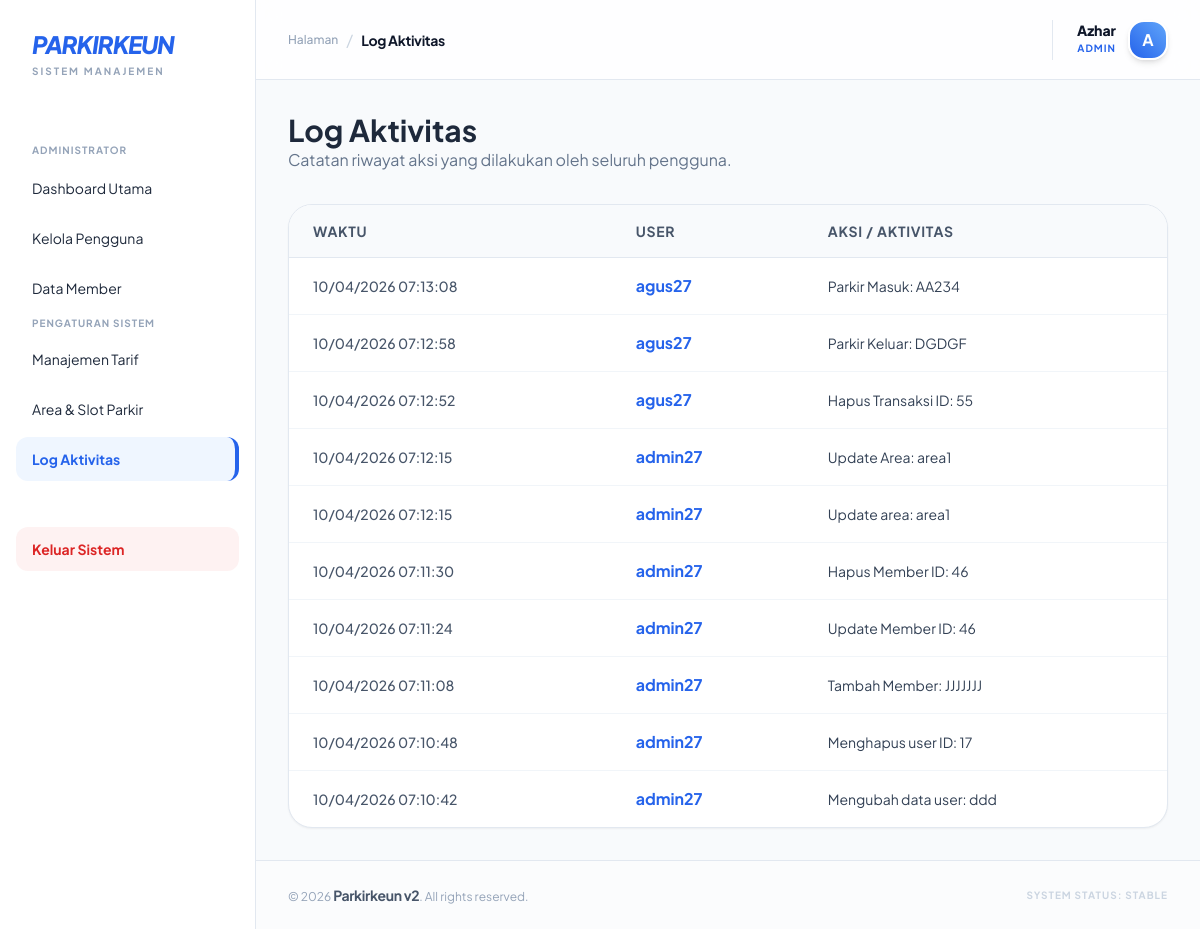
Screenshot of /public/admin/log (signed in) with the database file from the repository.
### tables this page shows
CREATE TABLE `tb_log_aktivitas` (
  `id_log` int(11) NOT NULL,
  `id_user` int(11) DEFAULT NULL,
  `aktivitas` varchar(100) DEFAULT NULL,
  `waktu_aktivitas` datetime DEFAULT NULL
);

CREATE TABLE `tb_user` (
  `id_user` int(11) NOT NULL,
  `nama_lengkap` varchar(25) DEFAULT NULL,
  `username` varchar(25) DEFAULT NULL,
  `password` varchar(25) DEFAULT NULL,
  `role` enum('admin','petugas','owner') DEFAULT NULL,
  `status_aktif` tinyint(1) DEFAULT NULL
);

### app/core/Controller.php (called while the page is built, shortened)
<?php
class Controller {
    public function view($view, $data = []) {
        require_once '../app/views/' . $view . '.php';
    }
    public function model($model) {
        return new $model;
    }
}

### app/controllers/Admin.php (called while the page is built, shortened)
<?php
class Admin extends Controller {
    public function log() {
        $data['judul'] = 'Log Aktivitas';
        $data['logs'] = $this->model('Parkir_model')->getLogs();
        $this->view('admin/log', $data);
    }
}

### app/core/App.php (called while the page is built, shortened)
<?php
class App {
    protected $method = 'index';
    protected $params = [];
    public function __construct() {
        $url = $this->parseURL();
        if (isset($url[0])) {
            $url[0] = ucfirst($url[0]);
            if (file_exists('../app/controllers/' . $url[0] . '.php')) {
                unset($url[0]);
            }
        }
        $this->controller = new $this->controller;
        if (isset($url[1])) {
            if (method_exists($this->controller, $url[1])) {
                $this->method = $url[1];
            }
        }
        call_user_func_array([$this->controller, $this->method], $this->params);
    }
    public function parseURL() {
        if (isset($_GET['url'])) {
            $url = rtrim($_GET['url'], '/');
            $url = filter_var($url, FILTER_SANITIZE_URL);
            return explode('/', $url);
        }
        return [];
    }
}

### public/index.php (called while the page is built, shortened)
<?php
$app = new App;

### app/core/Database.php (called while the page is built, shortened)
<?php
class Database {
    private $host = DB_HOST;
    private $user = DB_USER;
    private $pass = DB_PASS;
    private $db_name = DB_NAME;
    private $dbh;
    private $stmt;
    public function __construct() {
        $dsn = 'mysql:host=' . $this->host . ';dbname=' . $this->db_name;
        $option = [
            PDO::ATTR_PERSISTENT => true,
            PDO::ATTR_ERRMODE => PDO::ERRMODE_EXCEPTION
        ];
        try {
            $this->dbh = new PDO($dsn, $this->user, $this->pass, $option);
        } catch(PDOException $e) {
            die($e->getMessage());
        }
    }
    public function query($query) {
        $this->stmt = $this->dbh->prepare($query);
    }
    public function execute() {
        return $this->stmt->execute();
    }
    public function resultSet() {
        $this->execute();
        return $this->stmt->fetchAll(PDO::FETCH_ASSOC);
    }
}

### app/models/Parkir_model.php (called while the page is built, shortened)
<?php
class Parkir_model {
    private $db;
    public function __construct() {
        $this->db = new Database;
    }
    public function getLogs() {
        $this->db->query("SELECT l.*, u.username FROM tb_log_aktivitas l
                          JOIN tb_user u ON l.id_user = u.id_user
                          ORDER BY l.waktu_aktivitas DESC LIMIT 10");
        return $this->db->resultSet();
    }
}

### app/views/admin/log.php (the view)
<div class="mb-8">
    <h1 class="text-3xl font-bold text-slate-800">Log Aktivitas</h1>
    <p class="text-slate-500">Catatan riwayat aksi yang dilakukan oleh seluruh pengguna.</p>
</div>
<div class="bg-white rounded-3xl shadow-sm border border-slate-200 overflow-hidden">
    <table class="w-full text-left border-collapse">
        <thead>
            <tr class="bg-slate-50 border-b border-slate-200">
                <th class="px-6 py-4 text-sm font-bold text-slate-600 uppercase tracking-wider">Waktu</th>
                <th class="px-6 py-4 text-sm font-bold text-slate-600 uppercase tracking-wider">User</th>
                <th class="px-6 py-4 text-sm font-bold text-slate-600 uppercase tracking-wider">Aksi / Aktivitas</th>
            </tr>
        </thead>
        <tbody class="divide-y divide-slate-100">
            <?php if (empty($data['logs'])) : ?>
                <tr>
                    <td colspan="3" class="px-6 py-10 text-center text-slate-500 italic">
                        Belum ada data aktivitas yang tercatat.
                    </td>
                </tr>
            <?php else : ?>
                <?php foreach($data['logs'] as $log) : ?>
                <tr class="hover:bg-slate-50 transition-colors">
                    <td class="px-6 py-4 text-sm text-slate-600 font-medium">
                        <?= date('d/m/Y H:i:s', strtotime($log['waktu_aktivitas'])); ?>
                    </td>
                    <td class="px-6 py-4">
                        <span class="text-blue-600 font-bold"><?= $log['username']; ?></span>
                    </td>
                    <td class="px-6 py-4 text-sm text-slate-700">
                        <?= $log['aktivitas']; ?>
                    </td>
                </tr>
                <?php endforeach; ?>
            <?php endif; ?>
        </tbody>
    </table>
</div>

### app/views/templates/header.php (style rules this page uses)
body { font-family: 'Plus Jakarta Sans', sans-serif; overflow-x: hidden; }

### rows the page displays
tb_log_aktivitas: waktu_aktivitas "10/04/2026 07:13:08", id_user.username "agus27", aktivitas "Parkir Masuk: AA234"
tb_log_aktivitas: waktu_aktivitas "10/04/2026 07:12:58", id_user.username "agus27", aktivitas "Parkir Keluar: DGDGF"
tb_log_aktivitas: waktu_aktivitas "10/04/2026 07:12:52", id_user.username "agus27", aktivitas "Hapus Transaksi ID: 55"
tb_log_aktivitas: waktu_aktivitas "10/04/2026 07:12:15", id_user.username "admin27", aktivitas "Update Area: area1"
tb_log_aktivitas: waktu_aktivitas "10/04/2026 07:12:15", id_user.username "admin27", aktivitas "Update area: area1"
tb_log_aktivitas: waktu_aktivitas "10/04/2026 07:11:30", id_user.username "admin27", aktivitas "Hapus Member ID: 46"
tb_log_aktivitas: waktu_aktivitas "10/04/2026 07:11:24", id_user.username "admin27", aktivitas "Update Member ID: 46"
tb_log_aktivitas: waktu_aktivitas "10/04/2026 07:11:08", id_user.username "admin27", aktivitas "Tambah Member: JJJJJJJ"
tb_log_aktivitas: waktu_aktivitas "10/04/2026 07:10:48", id_user.username "admin27", aktivitas "Menghapus user ID: 17"
tb_log_aktivitas: waktu_aktivitas "10/04/2026 07:10:42", id_user.username "admin27", aktivitas "Mengubah data user: ddd"

### other values shown
$data['judul'] "Log Aktivitas"
$_SESSION['nama'] "Azhar"
$_SESSION['role'] "ADMIN"
substr($_SESSION['nama'] ?? 'U', 0, 1) "A"
